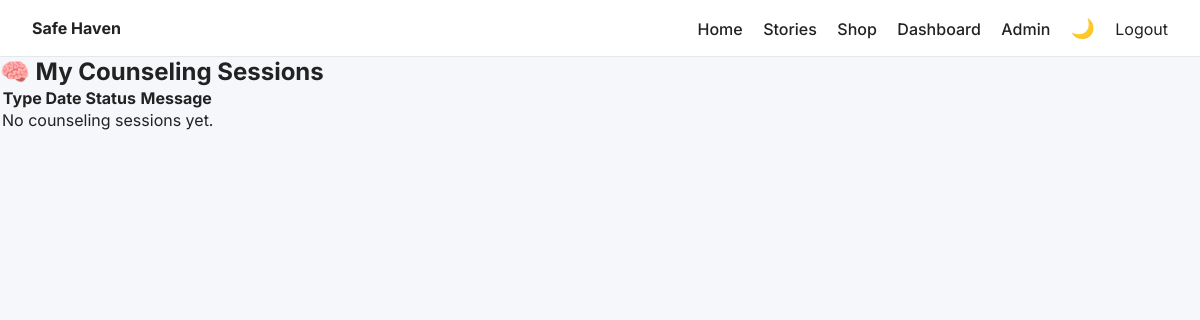
/counseling/my-sessions/ (signed in), run on an earlier commit of the app's database.
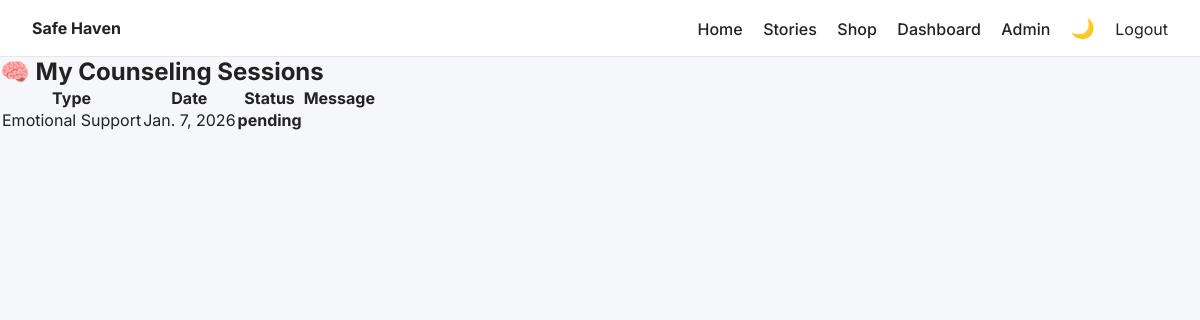
And on a later commit of the database.
### counseling/models.py (models this page shows, shortened)
class CounselingSession(models.Model):
    STATUS_CHOICES = [
        ("pending", "Pending"),
        ("confirmed", "Confirmed"),
        ("completed", "Completed"),
    ]
    SESSION_TYPE_CHOICES = [
        ("online", "Online"),
        ("in_person", "In Person"),
    ]
    user = models.ForeignKey(User, on_delete=models.CASCADE)
    session_type = models.CharField(max_length=20, choices=SESSION_TYPE_CHOICES)
    message = models.TextField()
    scheduled_date = models.DateField()
    status = models.CharField(
        max_length=20,
        choices=STATUS_CHOICES,
        default="pending"
    )
    created_at = models.DateTimeField(auto_now_add=True)

### counseling/views.py (the view)
# urls.py: path("my-sessions/", views.my_sessions, name="my_sessions"),
def my_sessions(request):
    sessions = CounselingSession.objects.filter(user=request.user)
    return render(request, "counseling/my_sessions.html", {
        "sessions": sessions
    })

### counseling/templates/counseling/my_sessions.html
{% extends "main/base.html" %}
{% block content %}
<div class="container">
  <h2>🧠 My Counseling Sessions</h2>
  <table class="table">
    <tr>
      <th>Type</th>
      <th>Date</th>
      <th>Status</th>
      <th>Message</th>
    </tr>
    {% for session in sessions %}
      <tr>
        <td>{{ session.session_type }}</td>
        <td>{{ session.scheduled_date }}</td>
        <td>
          <strong>{{ session.status }}</strong>
        </td>
        <td>{{ session.message }}</td>
      </tr>
    {% empty %}
      <tr>
        <td colspan="4">No counseling sessions yet.</td>
      </tr>
    {% endfor %}
  </table>
</div>
{% endblock %}

What changed in the data, as far as the page shows it:
added CounselingSession: session_type "Emotional Support", scheduled_date "Jan. 7, 2026", status "pending"
Also different on the page:
text no longer shown: "No counseling sessions yet."
